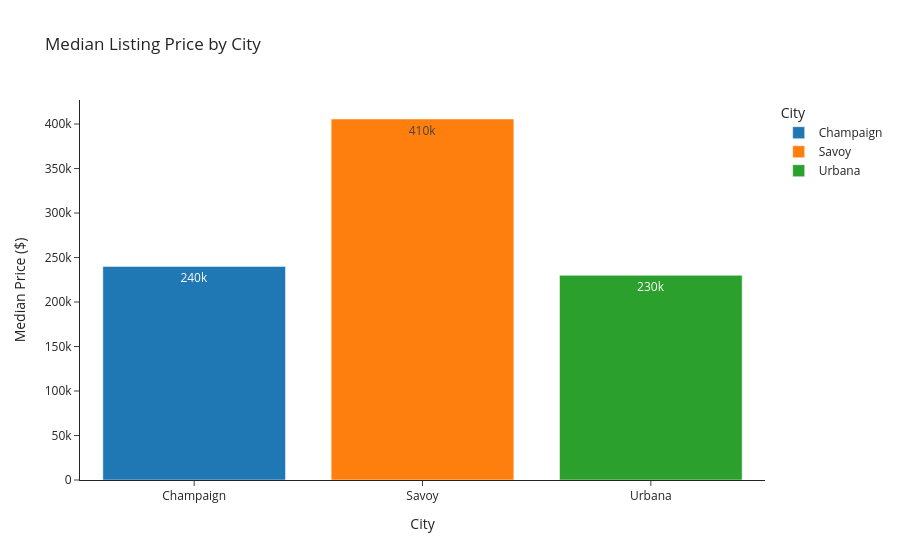

The code cell stored with this chart in its notebook:
### Markdown cell above
### Median Price by City

A bar chart of median prices makes the city comparison crisp. For an investor, this is the headline of the market overview slide.

### Code cell
df_city_summary = (
    df.groupby("address_city")
    .agg(
        count=("property_id", "count"),
        median_price=("price", "median"),
        avg_price_per_sqft=("price_per_sqft", "mean"),
    )
    .reset_index()
)

fig1 = px.bar(
    df_city_summary,
    x="address_city",
    y="median_price",
    text_auto=".2s",
    title="Median Listing Price by City",
    labels={"median_price": "Median Price ($)", "address_city": "City"},
    template="simple_white",
    color="address_city",
)
fig1.show()

### Figure 1 — Plotly figure (JSON) as saved in the notebook; plotly's stock layout.template omitted (floating-point values rounded to 4 significant figures)
{"data": [{"hovertemplate": "City=%{x}<br>Median Price ($)=%{y}<extra></extra>", "legendgroup": "Champaign", "marker": {"color": "#1F77B4", "pattern": {"shape": ""}}, "name": "Champaign", "orientation": "v", "showlegend": true, "textposition": "auto", "texttemplate": "%{y:.2s}", "type": "bar", "x": ["Champaign"], "xaxis": "x", "y": [240000.0], "yaxis": "y"}, {"hovertemplate": "City=%{x}<br>Median Price ($)=%{y}<extra></extra>", "legendgroup": "Savoy", "marker": {"color": "#FF7F0E", "pattern": {"shape": ""}}, "name": "Savoy", "orientation": "v", "showlegend": true, "textposition": "auto", "texttemplate": "%{y:.2s}", "type": "bar", "x": ["Savoy"], "xaxis": "x", "y": [405700.0], "yaxis": "y"}, {"hovertemplate": "City=%{x}<br>Median Price ($)=%{y}<extra></extra>", "legendgroup": "Urbana", "marker": {"color": "#2CA02C", "pattern": {"shape": ""}}, "name": "Urbana", "orientation": "v", "showlegend": true, "textposition": "auto", "texttemplate": "%{y:.2s}", "type": "bar", "x": ["Urbana"], "xaxis": "x", "y": [230000.0], "yaxis": "y"}], "layout": {"barmode": "relative", "legend": {"title": {"text": "City"}, "tracegroupgap": 0}, "title": {"text": "Median Listing Price by City"}, "xaxis": {"anchor": "y", "categoryarray": ["Champaign", "Savoy", "Urbana"], "categoryorder": "array", "domain": [0, 1], "title": {"text": "City"}}, "yaxis": {"anchor": "x", "domain": [0, 1], "title": {"text": "Median Price ($)"}}}}
